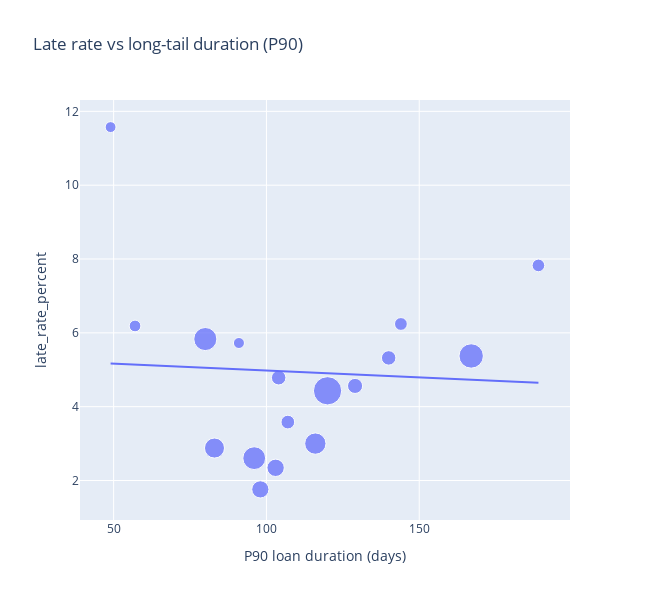

The code cell stored with this chart in its notebook:
### Markdown cell above
Across media types, there is no significant correlation between the median difference in loan duration (late vs. on-time) and the late-return rate.
Thus, the magnitude of the loan-duration difference in late cases (as a measure of “severity”) does not appear to be related to how frequently late returns occur.

### Code cell
input_data_frame = media_type_table_copy.copy()
input_data_frame["size"] = 50 + 400 * np.sqrt(input_data_frame["n_loans"] / input_data_frame["n_loans"].max())

fig = px.scatter(
    input_data_frame, x="p90", y="late_rate_percent", size="size",
    hover_name="Medientyp",
    hover_data={"n_loans":True, "p90":":.1f", "late_rate_percent":":.2f", "mean":":.1f", "size":False},
    labels={"p90":"P90 loan duration (days)", "late_rate:percent":"Late rate (%)"},
    title="Late rate vs long-tail duration (P90)",
    trendline="ols"
)
fig.update_traces(marker=dict(opacity=0.75))
fig.update_layout(width=650, height=600)
fig.show()

log_pearson_spearman(input_data_frame, "p90", "late_rate_percent")

### Figure 1 — Plotly figure (JSON) as saved in the notebook; plotly's stock layout.template omitted (floating-point values rounded to 4 significant figures)
{"data": [{"customdata": [[53140.0, 37.72, 166.8], [12060.0, 43.4, 105.6], [6261.0, 79.73, 90.1], [315700.0, 66.73, 334.7], [24090.0, 55.51, 128.6], [55470.0, 41.9, 169.4], [162800.0, 51.33, 254.5], [17780.0, 59.98, 117.6], [120500.0, 35.82, 225.9], [229100.0, 42.57, 292.5], [6939.0, 57.32, 92.21], [623100.0, 54.34, 450.0], [2845.0, 23.48, 77.03], [243500.0, 34.07, 300.0], [18210.0, 47.59, 118.4], [1345.0, 44.66, 68.58], [1080.0, 20.8, 66.65]], "hovertemplate": "<b>%{hovertext}</b><br><br>P90 loan duration (days)=%{x:.1f}<br>late_rate_percent=%{y:.2f}<br>n_loans=%{customdata[0]}<br>mean=%{customdata[1]:.1f}<extra></extra>", "hovertext": ["Musik-CD", "Zeitschriften", "Sprachkurse", "Sachbuch", "Fremdsprachige Belletristik", "Hörbuch", "Kinder u. Jugend-CD", "Spiele", "Comic", "Belletristik", "Konsolenspiel", "Kinder u. Jugendbuch", "Blu-Ray", "DVD", "Tonie", "Kamishibai", "Bibliothek der Dinge"], "legendgroup": "", "marker": {"color": "#636efa", "size": [166.8, 105.6, 90.1, 334.7, 128.6, 169.4, 254.5, 117.6, 225.9, 292.5, 92.21, 450.0, 77.03, 300.0, 118.4, 68.58, 66.65], "sizemode": "area", "sizeref": 1.125, "symbol": "circle", "opacity": 0.75}, "mode": "markers", "name": "", "orientation": "v", "showlegend": false, "x": [98.0, 107.0, 189.0, 167.0, 129.0, 103.0, 116.0, 140.0, 83.0, 96.0, 144.0, 120.0, 57.0, 80.0, 104.0, 91.0, 49.0], "xaxis": "x", "y": [1.76, 3.583, 7.826, 5.374, 4.562, 2.343, 3.0, 5.321, 2.879, 2.605, 6.24, 4.43, 6.186, 5.832, 4.784, 5.725, 11.57], "yaxis": "y", "type": "scatter"}, {"hovertemplate": "<b>OLS trendline</b><br>late_rate_percent = -0.00372886 * p90 + 5.35341<br>R<sup>2</sup>=0.003247<br><br>P90 loan duration (days)=%{x:.1f}<br>late_rate_percent=%{y:.2f} <b>(trend)</b><extra></extra>", "legendgroup": "", "marker": {"color": "#636efa", "symbol": "circle", "opacity": 0.75}, "mode": "lines", "name": "", "showlegend": false, "x": [49.0, 57.0, 80.0, 83.0, 91.0, 96.0, 98.0, 103.0, 104.0, 107.0, 116.0, 120.0, 129.0, 140.0, 144.0, 167.0, 189.0], "xaxis": "x", "y": [5.171, 5.141, 5.055, 5.044, 5.014, 4.995, 4.988, 4.969, 4.966, 4.954, 4.921, 4.906, 4.872, 4.831, 4.816, 4.731, 4.649], "yaxis": "y", "type": "scatter"}], "layout": {"xaxis": {"anchor": "y", "domain": [0.0, 1.0], "title": {"text": "P90 loan duration (days)"}}, "yaxis": {"anchor": "x", "domain": [0.0, 1.0], "title": {"text": "late_rate_percent"}}, "legend": {"tracegroupgap": 0, "itemsizing": "constant"}, "title": {"text": "Late rate vs long-tail duration (P90)"}, "width": 650, "height": 600}}
